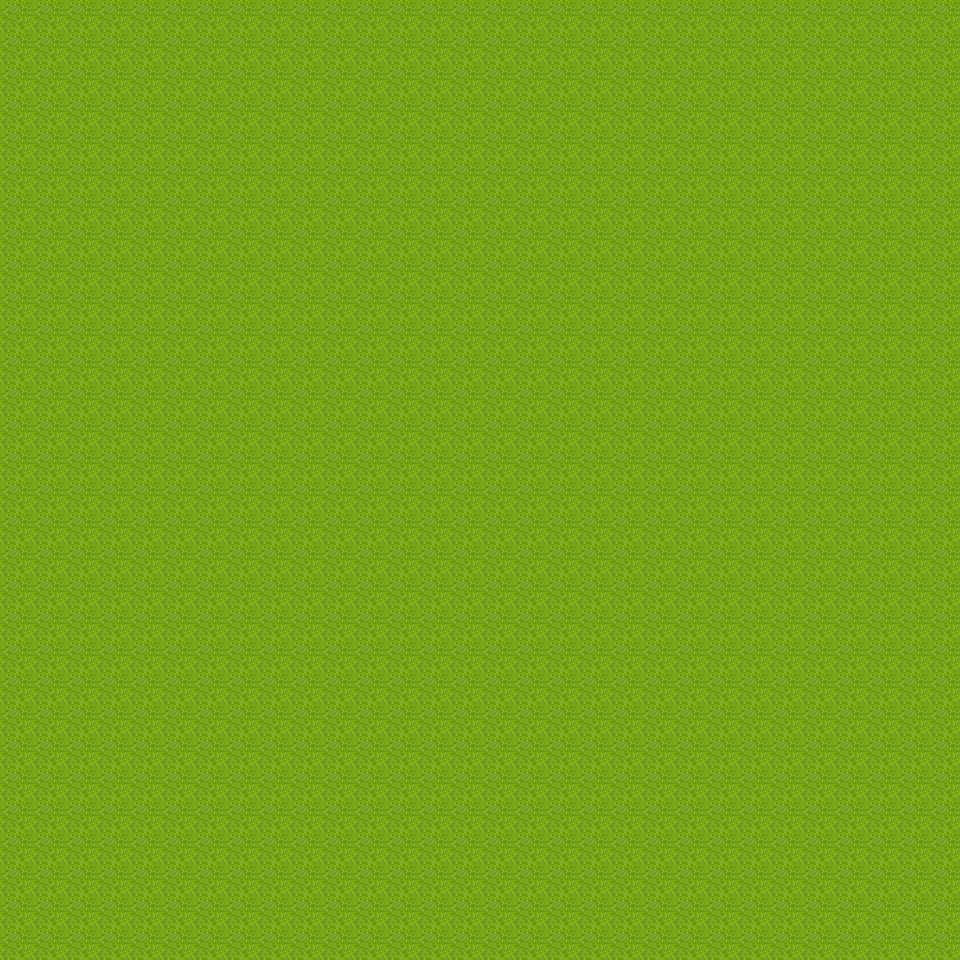

The image is a tile-based game level rendered from a .tmx file. Its description and source (layers, tilesets, objects; grid data summarised) follow:
An orthogonal 30x30 tile map with 32x32 px tiles, 5 tile layers (Ground, Objects, Above, Top, ...) and 1 object (script).

<map version="1.0" orientation="orthogonal" width="30" height="30" tilewidth="32" tileheight="32">
    <tileset firstgid="1" name="map_6" tilewidth="32" tileheight="32">
        <image source="../drawable/map_6.png" width="256" height="256" />
    </tileset>
    <layer name="Ground" width="30" height="30">
        <data>[900 cells, 900 non-empty, 1 distinct tile ids]</data>
    </layer>
    <layer name="Objects" width="30" height="30">
        <data>[900 cells, 0 non-empty, 0 distinct tile ids]</data>
    </layer>
    <layer name="Above" width="30" height="30">
        <data>[900 cells, 0 non-empty, 0 distinct tile ids]</data>
    </layer>
    <layer name="Top" width="30" height="30">
        <data>[900 cells, 0 non-empty, 0 distinct tile ids]</data>
    </layer>
    <layer name="Walkable" width="30" height="30">
        <data>[900 cells, 0 non-empty, 0 distinct tile ids]</data>
    </layer>
    <objectgroup name="Mapevents">
        <object name="release_mouse0" type="script" x="448" y="0" width="512" height="224">
            <properties>
                <property name="when" value="step" />
            </properties>
        </object>
    </objectgroup>
    <objectgroup name="Replace" />
    <objectgroup name="Spawn" />
    <objectgroup name="Keys" />
</map>
